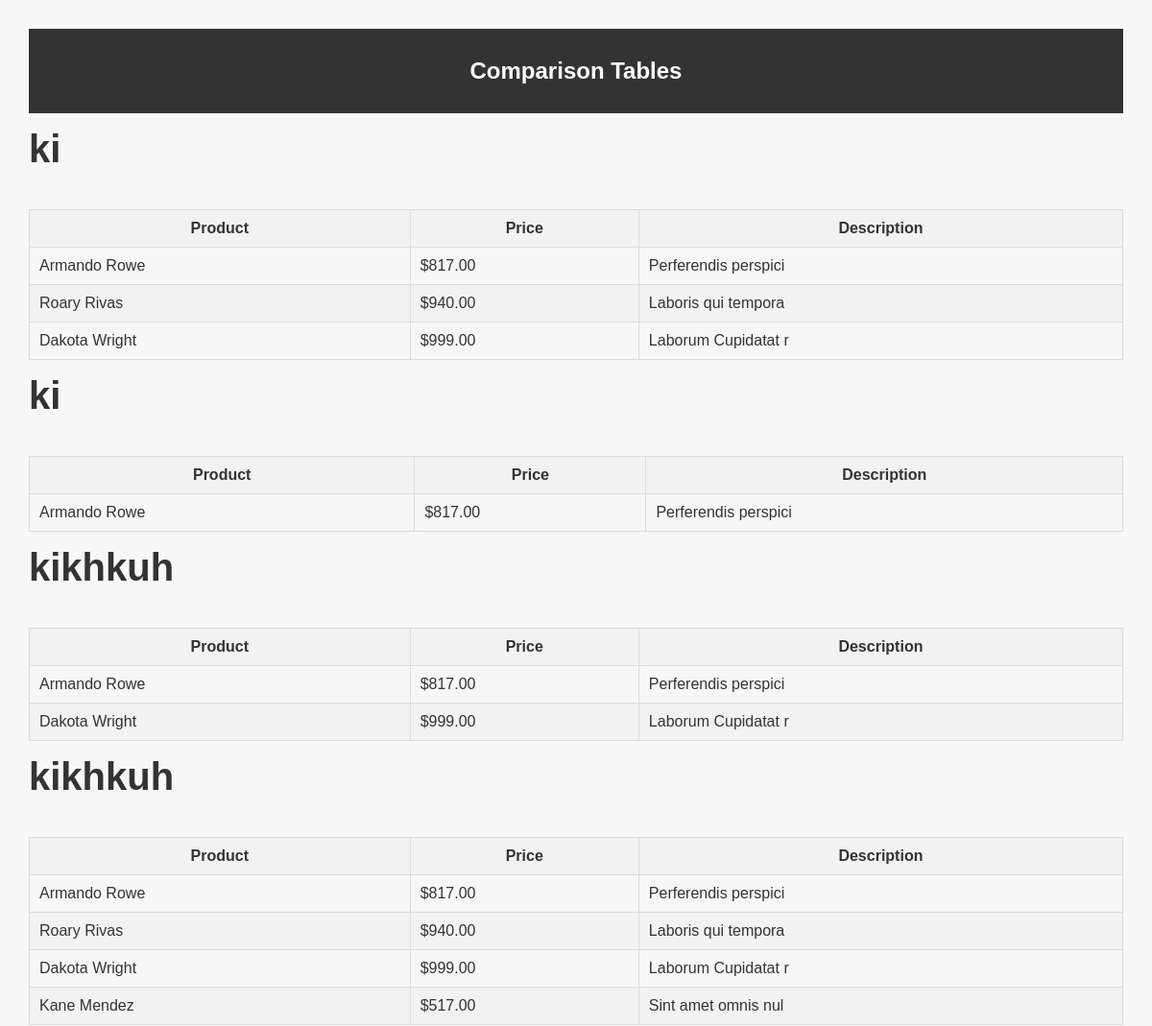
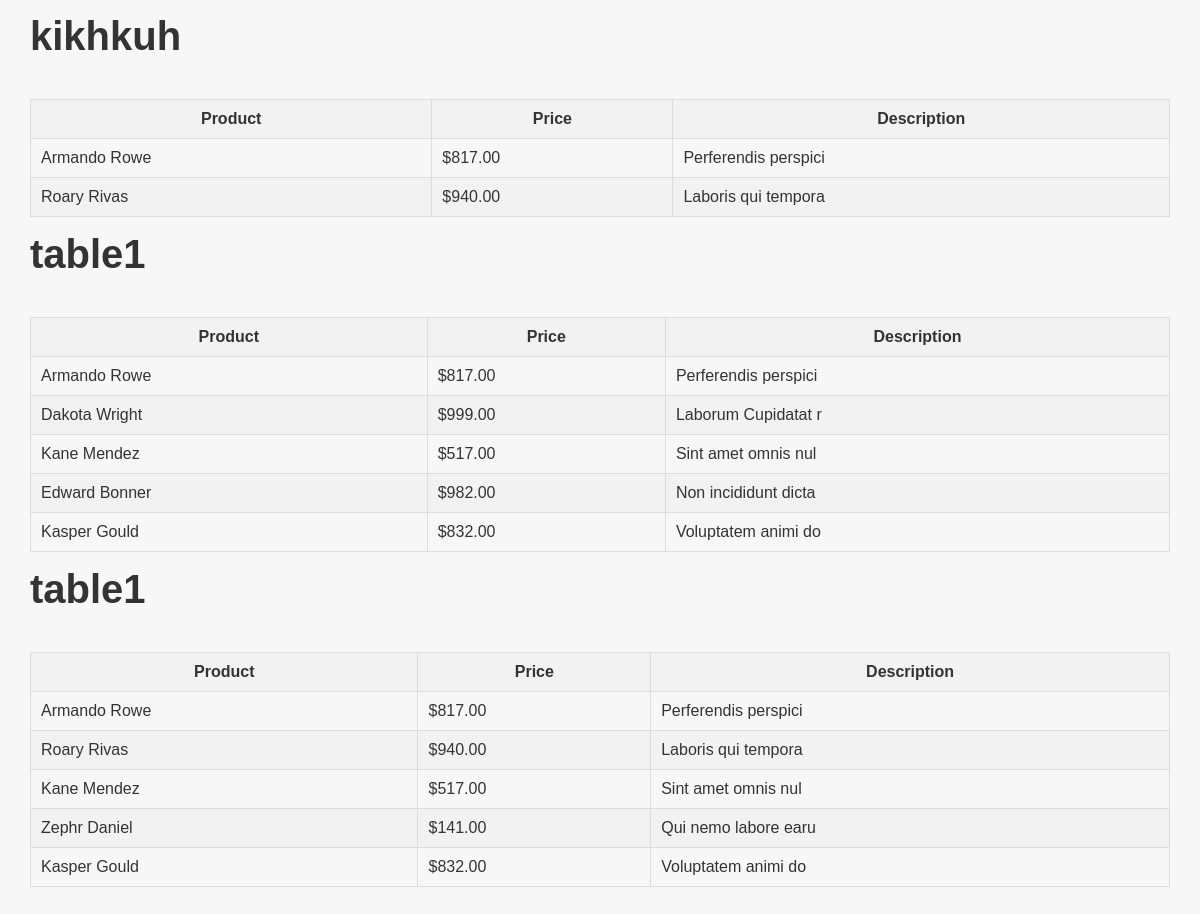
/product/1/, run on the app's committed database (2 pictures, top to bottom).
### comparisons/models.py (models this page shows, shortened)
class ComparisonTable(models.Model):
    title = models.CharField(max_length=100)
    products = models.ManyToManyField(Product)

class Product(models.Model):
    name = models.CharField(max_length=100)
    image = models.ImageField(upload_to='product_images/')
    price = models.DecimalField(max_digits=10, decimal_places=2)
    description = models.TextField()

### comparisons/views.py (the view)
# urls.py: path('product/<int:product_id>/', views.product_detail, name='product_detail'),
def product_detail(request, product_id):
    product = get_object_or_404(Product, id=product_id)
    comparison_tables = ComparisonTable.objects.filter(products=product)
    return render(request, 'product_detail.html', {'product': product, 'comparison_tables': comparison_tables})

### comparisons/templates/product_detail.html (shortened to what this page needs)
<!DOCTYPE html>
<html lang="en">
<head>
</head>
<body>
    <header>
        <h2>Comparison Tables</h2>    </header>
    <main>
        {% for table in comparison_tables %}
            <h3>{{ table.title }}</h3>
            <table>
                <thead>
                    <tr>
                        <th>Product</th>
                        <th>Price</th>
                        <th>Description</th>
                    </tr>
                </thead>
                <tbody>
                    {% for product in table.products.all %}
                        <tr>
                            <td>{{ product.name }}</td>
                            <td>${{ product.price }}</td>
                            <td>{{ product.description }}</td>
                        </tr>
                    {% endfor %}
                </tbody>
            </table>
        {% endfor %}
    </main>
</body>
</html>

### comparisons/templates/product_detail.html (style rules this page uses)
body { font-family: Arial, sans-serif; margin: 0; padding: 30px; background-color: #f7f7f7; color: #333; }
header { background-color: #333; color: #fff; padding: 10px 0; text-align: center; }
h2 { margin-top: 20px; text-align: center; }
h3 { margin-top: 15px; font-size:40px; font-family:sans-serif }
table { width: 100%; border-collapse: collapse; margin-top: 10px; }
th, td { padding: 10px; border: 1px solid #ddd; }
th { background-color: #f2f2f2; }
tr:nth-child(even) { background-color: #f2f2f2; }

### data on the page
ComparisonTable: title "ki"
Product: name "Armando Rowe", price "817.00", description "Perferendis perspici"
Product: name "Roary Rivas", price "940.00", description "Laboris qui tempora"
Product: name "Dakota Wright", price "999.00", description "Laborum Cupidatat r"
ComparisonTable: title "ki"
ComparisonTable: title "kikhkuh"
ComparisonTable: title "kikhkuh"
Product: name "Kane Mendez", price "517.00", description "Sint amet omnis nul"
ComparisonTable: title "kikhkuh"
ComparisonTable: title "table1"
Product: name "Edward Bonner", price "982.00", description "Non incididunt dicta"
Product: name "Kasper Gould", price "832.00", description "Voluptatem animi do"
ComparisonTable: title "table1"
Product: name "Zephr Daniel", price "141.00", description "Qui nemo labore earu"
